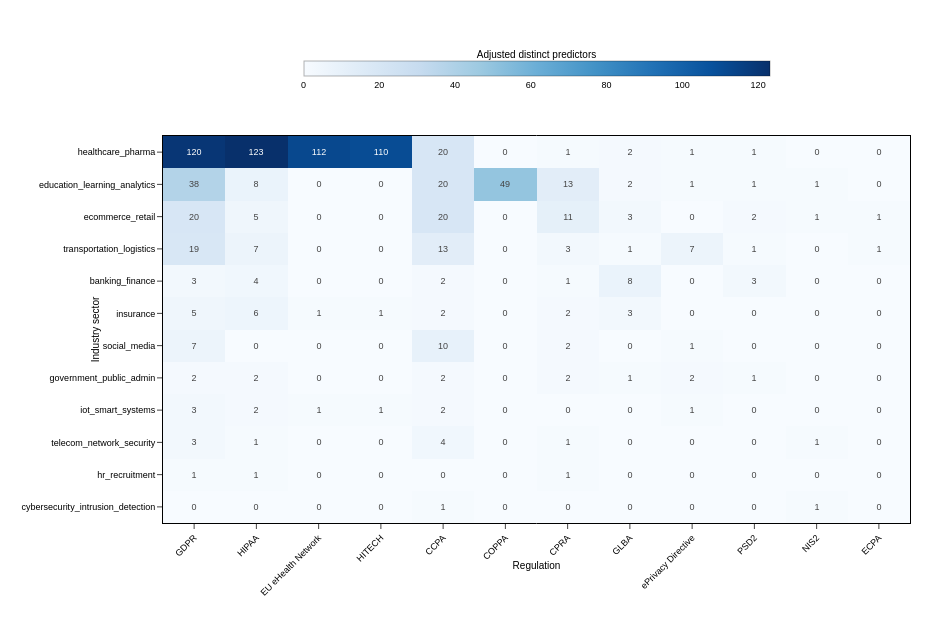

Notebook source saved alongside this figure:
### Markdown cell above
### Figure 5
Industry sector by regulation heatmap showing adjusted distinct regulated predictors. Cell values represent the number of unique predictors (adjusted) discussed for each industry–regulation combination. Color intensity indicates higher counts. Rows and columns are ordered by decreasing total predictor counts.

### Code cell
use_cfg("fig5")
# =============================================================================
# Data Processing (unchanged)
# =============================================================================

df5 = merged_df.loc[merged_df["confidence"] == "High"].copy()

mat = (
    df5.groupby(["domain", "reg_id"])["feature_clean"]
       .nunique()
       .reset_index(name="distinct_features")
)

mat["adj_distinct_features"] = (mat["distinct_features"] * GLOBAL_RATE).round().astype(int)

pivot = (
    mat.pivot(index="domain", columns="reg_id", values="adj_distinct_features")
       .fillna(0).astype(int)
)

pivot = pivot.loc[pivot.sum(axis=1) > 0, pivot.sum(axis=0) > 0]

row_order = pivot.sum(axis=1).sort_values(ascending=False).index
col_order = pivot.sum(axis=0).sort_values(ascending=False).index
pivot = pivot.loc[row_order, col_order]

# =============================================================================
# Calculate Dynamic Height
# =============================================================================

num_domains = len(pivot)
num_regs = len(pivot.columns)

CELL_HEIGHT_PX = 35
BASE_HEIGHT_PX = 200
height_px = BASE_HEIGHT_PX + (num_domains * CELL_HEIGHT_PX)
height_px = max(500, min(height_px, 1400))

print(f"Heatmap dimensions: {num_domains} domains × {num_regs} regulations")
print(f"Figure size: {BASE_WIDTH_PX}×{height_px} pixels")

# =============================================================================
# Select Colorscale
# =============================================================================

vmin, vmax = 0, int(pivot.values.max())

# Map COLORMAP choice to actual scale
colormap_dict = {
    "blues": BLUES_SEQUENTIAL,
    "oranges": ORANGES_SEQUENTIAL,
    "greens": GREENS_SEQUENTIAL,
    "greys": GREYS_SEQUENTIAL,
    "viridis": "Viridis",
    "cividis": "Cividis",
}

color_scale = colormap_dict.get(COLORMAP.lower(), BLUES_SEQUENTIAL)

# Determine optimal text color based on colormap
# Light colormaps (Greys, Blues) work with black text on light cells
# Dark colormaps need white text throughout
if COLORMAP.lower() in ["greys", "blues"]:
    # For these scales, use conditional text color (plotly handles automatically)
    text_color = None  # Let plotly auto-detect
    use_white_text = False
else:
    # For darker scales (Oranges, Greens, Viridis), use white text
    text_color = "white"
    use_white_text = True

# =============================================================================
# Create Heatmap
# =============================================================================

fig5 = px.imshow(
    pivot,
    color_continuous_scale=color_scale,
    zmin=vmin,
    zmax=vmax,
    text_auto=True,
    aspect="auto",
    labels=dict(color="Adjusted distinct predictors")
)

# Configure cell text and hover
if use_white_text:
    fig5.update_traces(
        texttemplate="%{z:,d}",
        textfont=dict(size=9, color="white"),
        hovertemplate=(
            "Industry: %{y}<br>"
            "Regulation: %{x}<br>"
            "Adj. predictors: %{z:,d}"
            "<extra></extra>"
        )
    )
else:
    # Auto text color for better contrast
    fig5.update_traces(
        texttemplate="%{z:,d}",
        textfont=dict(size=9),  # No color specified - plotly auto-detects
        hovertemplate=(
            "Industry: %{y}<br>"
            "Regulation: %{x}<br>"
            "Adj. predictors: %{z:,d}"
            "<extra></extra>"
        )
    )

# =============================================================================
# Configure Layout for Publication
# =============================================================================

fig5.update_layout(
    width=BASE_WIDTH_PX,
    height=height_px,
    
    font=dict(family="Arial, sans-serif", size=10, color="black"),
    
    paper_bgcolor="white",
    plot_bgcolor="white",
    
    xaxis_title=dict(text="Regulation", font=dict(size=10, color="black")),
    yaxis_title=dict(text="Industry sector", font=dict(size=10, color="black")),
    
    margin=dict(l=100, r=40, t=100, b=80),
    
    coloraxis_colorbar=dict(
        title=dict(
            text="Adjusted distinct predictors",
            font=dict(size=10, color="black"),
            side="top"
        ),
        orientation="h",
        x=0.5,
        xanchor="center",
        y=1.10,
        yanchor="bottom",
        len=0.65,
        thickness=15,
        bgcolor="white",
        outlinecolor="rgba(0,0,0,0.3)",
        outlinewidth=1,
        tickfont=dict(size=9, color="black"),
        tickmode="auto",
        nticks=8
    ),
    
    title=None,
    template=None,
)

# =============================================================================
# Configure Axes
# =============================================================================

fig5.update_xaxes(
    tickangle=-45,
    side="bottom",
    showgrid=False,
    showline=True,
    linecolor="black",
    linewidth=1,
    mirror=True,
    ticks="outside",
    tickfont=dict(size=9, color="black"),
    automargin=True
)

fig5.update_yaxes(
    side="left",
    showgrid=False,
    showline=True,
    linecolor="black",
    linewidth=1,
    mirror=True,
    ticks="outside",
    tickfont=dict(size=9, color="black"),
    automargin=True
)

# =============================================================================
# Display with High-Quality Export Configuration
# =============================================================================

config = {
    'toImageButtonOptions': {
        'format': 'png',
        'filename': 'fig5',
        'height': height_px,
        'width': BASE_WIDTH_PX,
        'scale': EXPORT_SCALE
    },
    'displayModeBar': True,
    'displaylogo': False,
    'modeBarButtonsToRemove': ['pan2d', 'lasso2d', 'select2d', 'zoom2d']
}

fig5.show(config=config)

# =============================================================================
# Information Output
# =============================================================================

print("="*70)
print(f"Figure 5 Configuration:")
print(f"  Dimensions: {BASE_WIDTH_PX}×{height_px} pixels")
print(f"  Export size: {BASE_WIDTH_PX*EXPORT_SCALE}×{height_px*EXPORT_SCALE} pixels (300 DPI)")
print(f"  Colormap: {COLORMAP}")
print(f"  Cells: {num_domains} rows × {num_regs} columns")
print("="*70)
print("Click the camera icon (📷) to download at 300 DPI")
print("="*70)
print("\nRECOMMENDED LaTeX sizing:")
print("  For 8-12 rows: width=0.75\\linewidth")
print("  For 13-20 rows: width=0.80\\linewidth")
print("  For 20+ rows: width=0.85\\linewidth")
print("="*70)

# Try automatic export
try:
    fig5.write_image("fig5.png", format="png",
                     width=BASE_WIDTH_PX, height=height_px, scale=EXPORT_SCALE)
    print("✓ Auto-exported fig5.png")
except:
    print("ℹ Use camera button to download manually")

# =============================================================================
# Colormap Information and Guidance
# =============================================================================

print("\n" + "="*70)
print("COLORMAP NOTES:")
print("="*70)

colormap_info = {
    "blues": {
        "desc": "Professional blue scale - RECOMMENDED for academic papers",
        "harmony": "Complements Okabe-Ito categorical figures well",
        "accessibility": "Colorblind-safe, prints well in grayscale",
        "best_for": "Most academic contexts, formal publications"
    },
    "oranges": {
        "desc": "Warm orange scale based on Okabe-Ito orange (#E69F00)",
        "harmony": "Directly matches orange used in Figures 6 & 7",
        "accessibility": "Colorblind-safe, good contrast",
        "best_for": "Visual consistency with categorical figures"
    },
    "greens": {
        "desc": "Green scale based on Okabe-Ito bluish-green (#009E73)",
        "harmony": "Matches green used in Figures 6 & 7",
        "accessibility": "Colorblind-safe, professional appearance",
        "best_for": "Alternative matching option, environmental contexts"
    },
    "greys": {
        "desc": "Grayscale - ultra-conservative choice",
        "harmony": "Neutral, works with any color scheme",
        "accessibility": "Perfect for colorblind readers, prints perfectly",
        "best_for": "Maximum compatibility, black & white printing"
    },
    "viridis": {
        "desc": "Scientific standard, perceptually uniform",
        "harmony": "Stands out from categorical figures (intentionally different)",
        "accessibility": "Excellent for all types of colorblindness",
        "best_for": "Scientific journals, when data precision matters most"
    }
}

current_info = colormap_info.get(COLORMAP.lower(), colormap_info["blues"])
print(f"Current: {COLORMAP.upper()}")
print(f"  • {current_info['desc']}")
print(f"  • Harmony: {current_info['harmony']}")
print(f"  • Accessibility: {current_info['accessibility']}")
print(f"  • Best for: {current_info['best_for']}")

print("\nTo change colormap, edit line ~26:")
print('  COLORMAP = "Blues"     # ← Professional academic (RECOMMENDED)')
print('  COLORMAP = "Oranges"   # ← Matches Okabe-Ito categorical figures')
print('  COLORMAP = "Greens"    # ← Alternative matching option')
print('  COLORMAP = "Greys"     # ← Ultra-safe grayscale')
print('  COLORMAP = "Viridis"   # ← Scientific standard')
print("="*70)

# =============================================================================
# ACM JRC Compliance Check
# =============================================================================

print("\n" + "="*70)
print("ACM JRC COMPLIANCE:")
print("="*70)
print("✓ Sequential colormap (appropriate for continuous data)")
print("✓ Colorblind-safe palette")
print("✓ White background")
print("✓ 300 DPI export")
print("✓ Font sizes 9-10pt")
print("✓ Professional appearance")
print("✓ Prints well in grayscale")
print("="*70)

### Figure 1 — Plotly figure (JSON) as saved in the notebook; plotly's stock layout.template omitted (floating-point values rounded to 4 significant figures; data arrays with more than 128 entries replaced by an {"elided": "..."} marker saying what was removed)
{"data": [{"coloraxis": "coloraxis", "hovertemplate": "Industry: %{y}<br>Regulation: %{x}<br>Adj. predictors: %{z:,d}<extra></extra>", "name": "0", "textfont": {"size": 9}, "texttemplate": "%{z:,d}", "type": "heatmap", "x": ["GDPR", "HIPAA", "EU eHealth Network", "HITECH", "CCPA", "COPPA", "CPRA", "GLBA", "ePrivacy Directive", "PSD2", "NIS2", "ECPA"], "xaxis": "x", "y": ["healthcare_pharma", "education_learning_analytics", "ecommerce_retail", "transportation_logistics", "banking_finance", "insurance", "social_media", "government_public_admin", "iot_smart_systems", "telecom_network_security", "hr_recruitment", "cybersecurity_intrusion_detection"], "yaxis": "y", "z": {"elided": "12x12 int values"}}], "layout": {"coloraxis": {"cmax": 123, "cmin": 0, "colorbar": {"bgcolor": "white", "len": 0.65, "nticks": 8, "orientation": "h", "outlinecolor": "rgba(0,0,0,0.3)", "outlinewidth": 1, "thickness": 15, "tickfont": {"color": "black", "size": 9}, "tickmode": "auto", "title": {"font": {"color": "black", "size": 10}, "side": "top", "text": "Adjusted distinct predictors"}, "x": 0.5, "xanchor": "center", "y": 1.1, "yanchor": "bottom"}, "colorscale": [[0.0, "#f7fbff"], [0.125, "#deebf7"], [0.25, "#c6dbef"], [0.375, "#9ecae1"], [0.5, "#6baed6"], [0.625, "#4292c6"], [0.75, "#2171b5"], [0.875, "#08519c"], [1.0, "#08306b"]]}, "font": {"color": "black", "family": "Arial, sans-serif", "size": 10}, "height": 620, "margin": {"b": 80, "l": 100, "r": 40, "t": 100}, "paper_bgcolor": "white", "plot_bgcolor": "white", "title": {}, "width": 950, "xaxis": {"anchor": "y", "automargin": true, "domain": [0.0, 1.0], "linecolor": "black", "linewidth": 1, "mirror": true, "showgrid": false, "showline": true, "side": "bottom", "tickangle": -45, "tickfont": {"color": "black", "size": 9}, "ticks": "outside", "title": {"font": {"color": "black", "size": 10}, "text": "Regulation"}}, "yaxis": {"anchor": "x", "automargin": true, "autorange": "reversed", "domain": [0.0, 1.0], "linecolor": "black", "linewidth": 1, "mirror": true, "showgrid": false, "showline": true, "side": "left", "tickfont": {"color": "black", "size": 9}, "ticks": "outside", "title": {"font": {"color": "black", "size": 10}, "text": "Industry sector"}}}}
